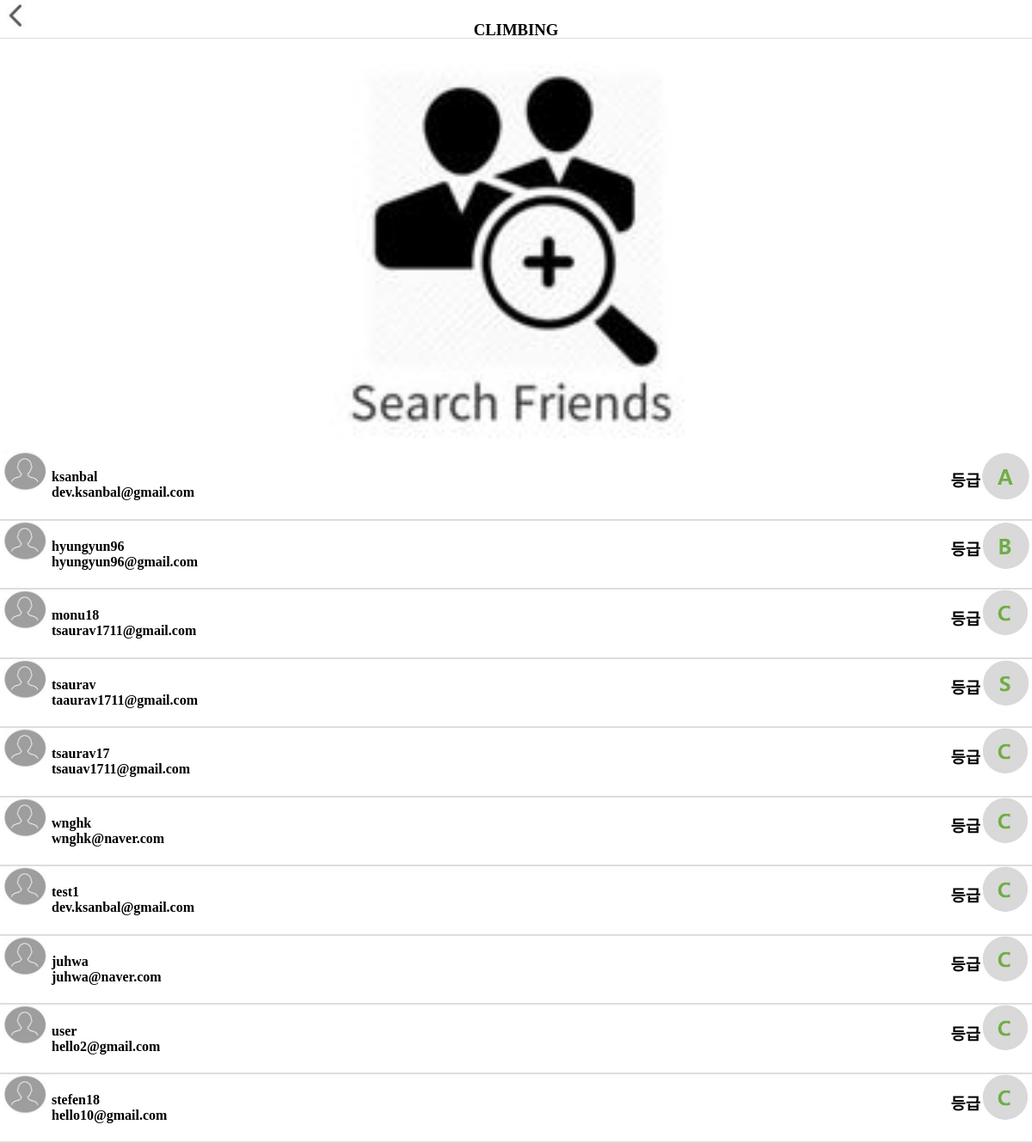
The page /friend/ on the database as committed earlier.
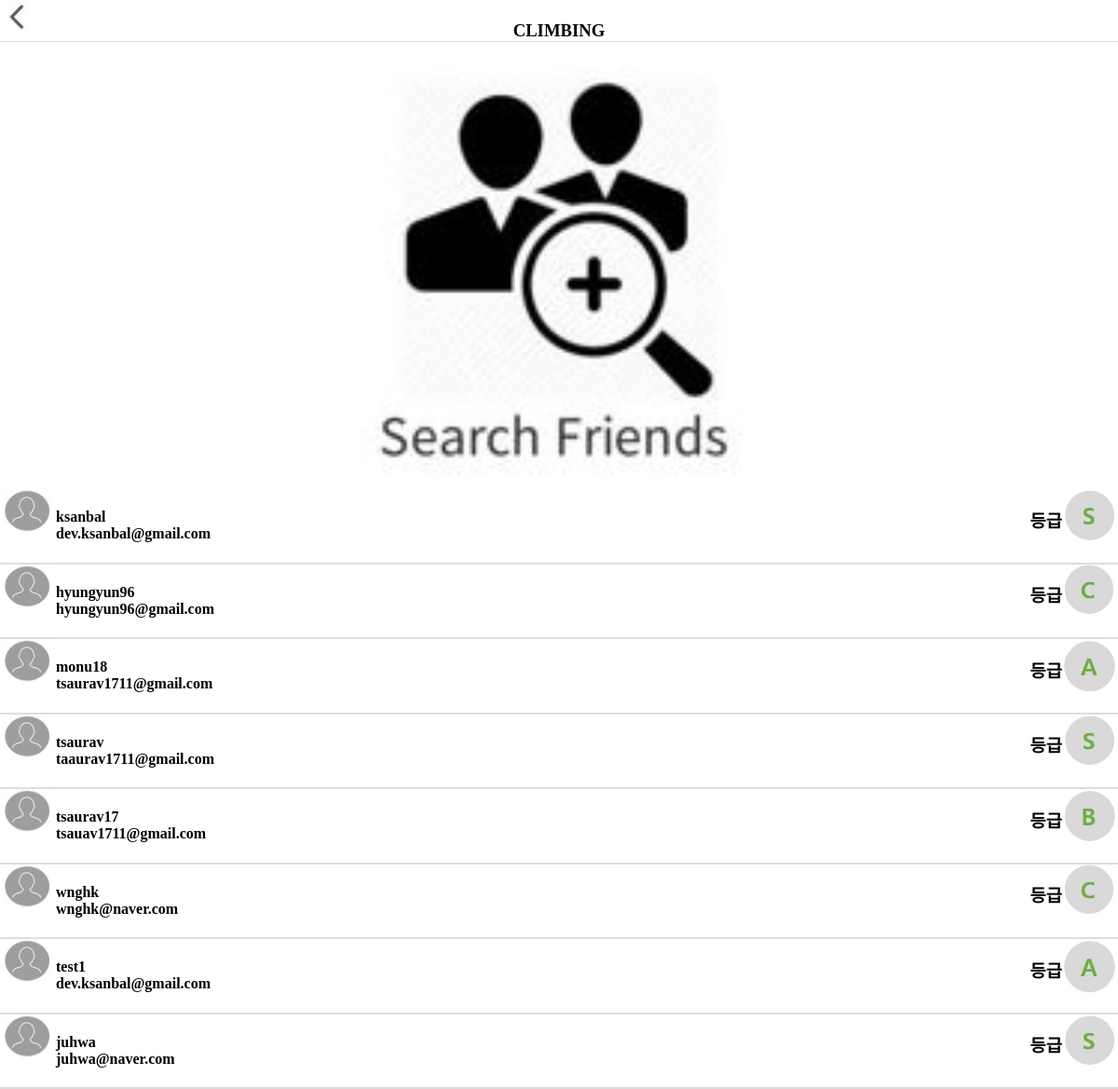
The same page on the database as committed later.
### climbing/models.py (models this page shows)
class Account(User):
    gender_options = (
        ('male', 'MAN'),
        ('female', 'WOMAN')
    )
    birth = models.CharField(max_length=6)
    gender = models.CharField(max_length=8, choices=gender_options)
    score = models.IntegerField(default=0)

### climbing/views.py (the view)
# urls.py: path('friend/', views.friend_main, name='friend_main'),
def friend_main(request):
    Users = Account.objects.all()
    context = {
        'Users': Users[1:]
    }
    return render(request, 'friend.html', context)

### climbing/templates/friend.html (shortened to what this page needs)
<!DOCTYPE html>
<html>
<head>
	<link rel="stylesheet" href="../static/css/list_friend.css">
</head>
<body>
	<div id="header-area" class="section">
		<img src="../static/img/back.JPG" width="40" height="40"onclick="goBack()">
		<div class="box1">
			<a href="{% url 'main' %}">
				<center><h3>CLIMBING</h3></center>
			</a>
		</div>
	</div>
	<div class="grid1">
	<center><div class="image" style="background-image:url('../static/img/searchF.jpg');
	"></div></center>
	</div>
	<div id="content-area">
        {% for user in Users %}
            <div class="grid">
                <div class="grid">
                    <a href="{% url 'friend_sendmail' pk=user.pk %}" onclick="send()">
                        <img src="../static/img/men.jpg" width="60" align="left" border="0px">
                        <div class="left"><h4>{{ user.username }}<br>{{ user.email }}</h4></div>
                        {% if user.score <= 2 %}
                            <img src="../static/img/c.jpg" width="60" align="right" border="0px">
                        {% elif user.score == 3 %}
                            <img src="../static/img/b.jpg" width="60" align="right" border="0px">
                        {% elif user.score == 4 %}
                            <img src="../static/img/a.jpg" width="60" align="right" border="0px">
                        {% elif user.score == 5 %}
                            <img src="../static/img/s.jpg" width="60" align="right" border="0px">
                        {% endif %}
                        <div class="right"><h3>등급</h3></div>
                    </a>
                </div>
            </div>
        {% endfor %}
	</div>
</body>
</html>

### climbing/static/css/list_friend.css (style rules this page uses)
body { margin: 0; }
a { text-decoration: none; color: #000; }
.section { float: left; width: 100%; }
#header-area { height: 8.5%; background-color: white; border-bottom: 1px solid #DDD; }
#header-area h3 { margin: 3px 0px; text-align: center; color: #000; }
.box1 { width: 50%; height: 30px; position: absolute; left: 25%; top: 1.6%; }
.image { position: relative; overflow: hidden; background-position: 50%; background-repeat: no-repeat; background-size: cover; }
.image:before { content: ""; display: block; width: 100%; padding-bottom: 40%; }
.left { float: left; }
.right { float: right; }
.grid1 { float: left; width:100%; height: auto; background-size: cover; }
.grid { float:left; width:100%; border-bottom: 1px solid #DDD; }

Rows that differ between the two databases and show on the page:
removed Account: username "user", email "hello2@gmail.com", score 0 (drawn)
removed Account: username "stefen18", email "hello10@gmail.com", score 0 (drawn)
changed Account "ksanbal": score: picture added; score: picture removed
changed Account "hyungyun96": score: picture added; score: picture removed
changed Account "monu18": score: picture added; score: picture removed
changed Account "tsaurav17": score: picture added; score: picture removed
changed Account "test1": score: picture added; score: picture removed
changed Account "juhwa": score: picture added; score: picture removed
